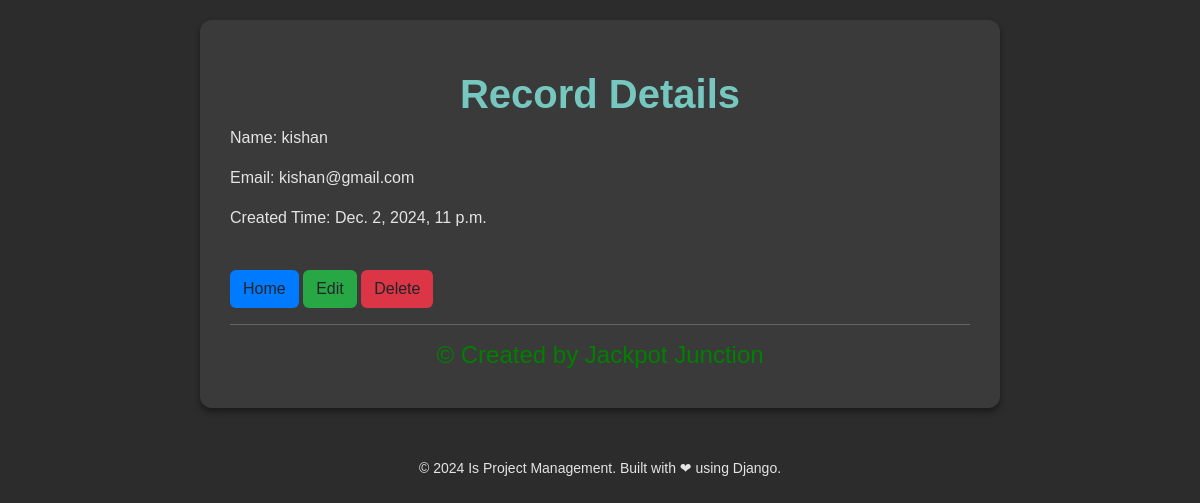
The page /contacts/4/ on the database its author committed.
### Contacts/models.py (models this page shows)
class Contact(models.Model):
    id = models.AutoField(primary_key=True)
    name = models.CharField(max_length=20, null=False,unique=True)
    email = models.EmailField(unique=True)
    created_time = models.DateTimeField(auto_now_add=True, editable=False)

### Contacts/views.py (the view)
# urls.py: path("contacts/<int:pk>/", ContactDetailView.as_view(), name="contact_detail"),
class ContactDetailView(DetailView):
    model = Contact

### Contacts/templates/contacts/contact_detail.html (shortened to what this page needs)
{% extends "base.html" %}
{% block content %}
<div class="centered-text" style="color: blue;">
    <h1>Record Details</h1>
</div>
<p>Name: {{ contact.name }}</p>
<p>Email: {{ contact.email }}</p>
<p>Created Time: {{ contact.created_time }}</p>
<br>
<a class="btn btn-home" href="{% url 'contact_list' %}" role="button">Home</a>
<a class="btn btn-edit" href="{% url 'contact_update' contact.pk %}" role="button">Edit</a>
<a class="btn btn-delete" href="{% url 'contact_delete' contact.pk %}" role="button">Delete</a>
<hr>
<div class="centered-text" style="color: green;">
    <h4>&copy; Created by Jackpot Junction</h4>
</div>
{% endblock content %}

### templates/base.html (style rules this page uses)
body { font-family: 'Arial', sans-serif; background-color: #2c2c2c; color: #e4e4e4; margin: 0; padding: 0; }
h1 { text-align: center; font-weight: 700; color: #76c7c0; margin-top: 20px; }

### Contacts/templates/contacts/contact_detail.html (style rules this page uses)
.centered-text { text-align: center; }
.btn-home { background-color: #007bff; }
.btn-edit { background-color: #28a745; }
.btn-delete { background-color: #dc3545; }

### rows shown on the page
Contact: name "kishan", email "kishan@gmail.com", created_time "Dec. 2, 2024, 11 p.m."
